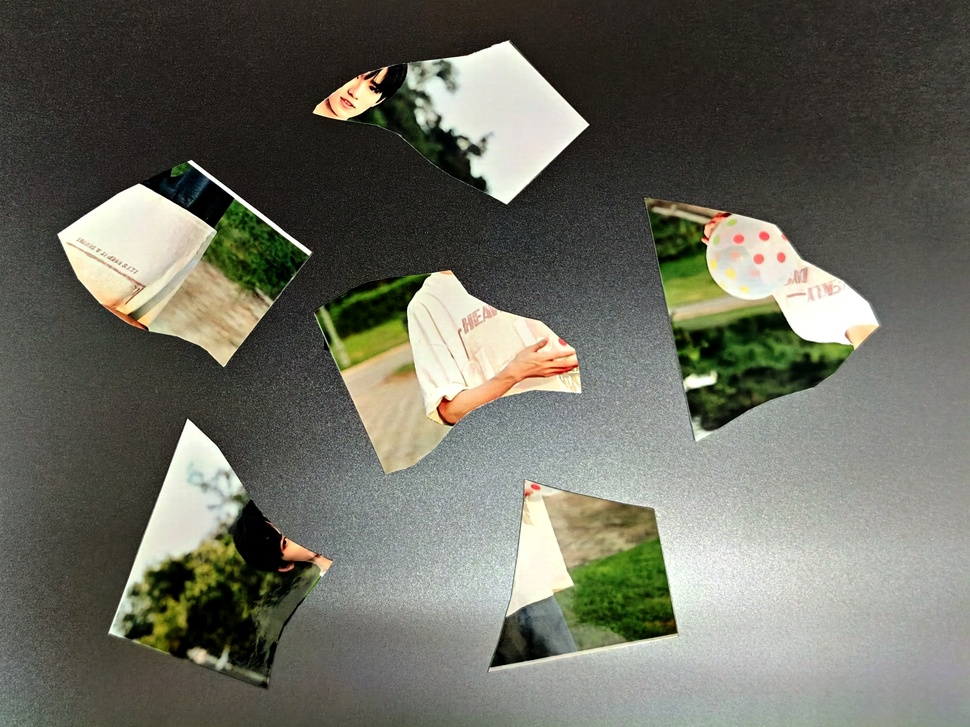
#> input picture images_data/SuiPian1.jpg, 970 x 727 px, shrunk from 2902 x 2176 before the run
$ python -i feature_extractor.py   (imports and definitions only)
#> lines starting #> are read from the running program, lines starting #| are printed output that depends on the picture
import cv2
import numpy as np

class FeatureExtractor:

    def __init__(self, image_path: str): #构造函数
#> called with image_path = 'images_data/SuiPian1.jpg'
        self.image_path = image_path #把传进来的图像路径保存为类的成员变量
        self.image = cv2.imread(image_path)
#> self.image is the input picture: shape (727, 970, 3); mean B, G, R 96.7, 108.3, 107.6

        if self.image is None:
            raise ValueError("图像读取失败，请检查路径是否正确")

        self.gray = cv2.cvtColor(self.image, cv2.COLOR_BGR2GRAY)
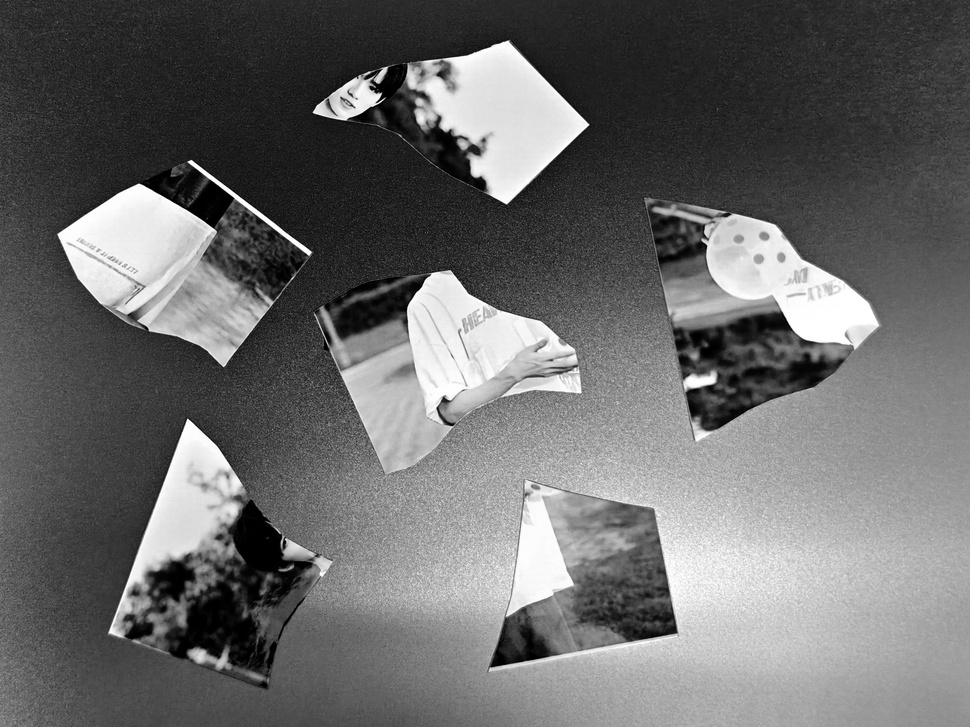
#> self.gray: shape (727, 970); min 0, max 255, mean 106.8

    #1.颜色特征（颜色直方图）
    def color_histogram(self, color_space="RGB", bins=256): #bins: 直方图维度
#> called with color_space = 'RGB', bins = 256
        if color_space == "RGB":
            img = cv2.cvtColor(self.image, cv2.COLOR_BGR2RGB)
            #计算R/G/B三个通道直方图
            hist_r = cv2.calcHist([img], [0], None, [bins], [0, 256])
#> hist_r = 256 values, max 8790 at index 255, min 778 at index 12, mean 2754.6
            hist_g = cv2.calcHist([img], [1], None, [bins], [0, 256])
#> hist_g = 256 values, max 8337 at index 37, min 655 at index 8, mean 2754.6
            hist_b = cv2.calcHist([img], [2], None, [bins], [0, 256])
#> hist_b = 256 values, max 12588 at index 0, min 85 at index 254, mean 2754.6
            #归一化（便于对比与显示）
            cv2.normalize(hist_r, hist_r)
            cv2.normalize(hist_g, hist_g)
            cv2.normalize(hist_b, hist_b)

            return hist_r, hist_g, hist_b

        else:
            raise ValueError("不支持的颜色空间")

    #2.频域特征
    # [74 lines left out: functions fourier_magnitude_spectrum, canny_edges, lbp_texture, lbp_histogram, not called in this run]

>>> result = FeatureExtractor('images_data/SuiPian1.jpg').color_histogram()

$ run again, on images_data/bicycle.jpg
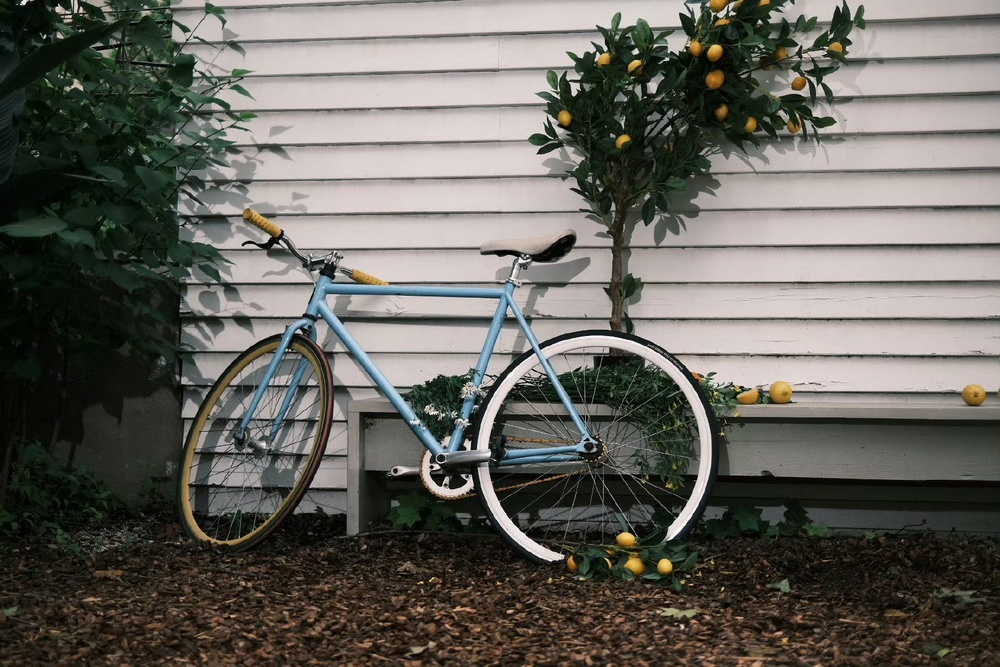
#> input picture images_data/bicycle.jpg, 1000 x 667 px, shrunk from 1620 x 1080 before the run
#> in __init__, self.image is the input picture: shape (667, 1000, 3); mean B, G, R 92.3, 98.9, 101.1
#> in __init__, `self.gray = cv2.cvtColor(self.image, cv2.COLOR_BGR2GRAY)`:
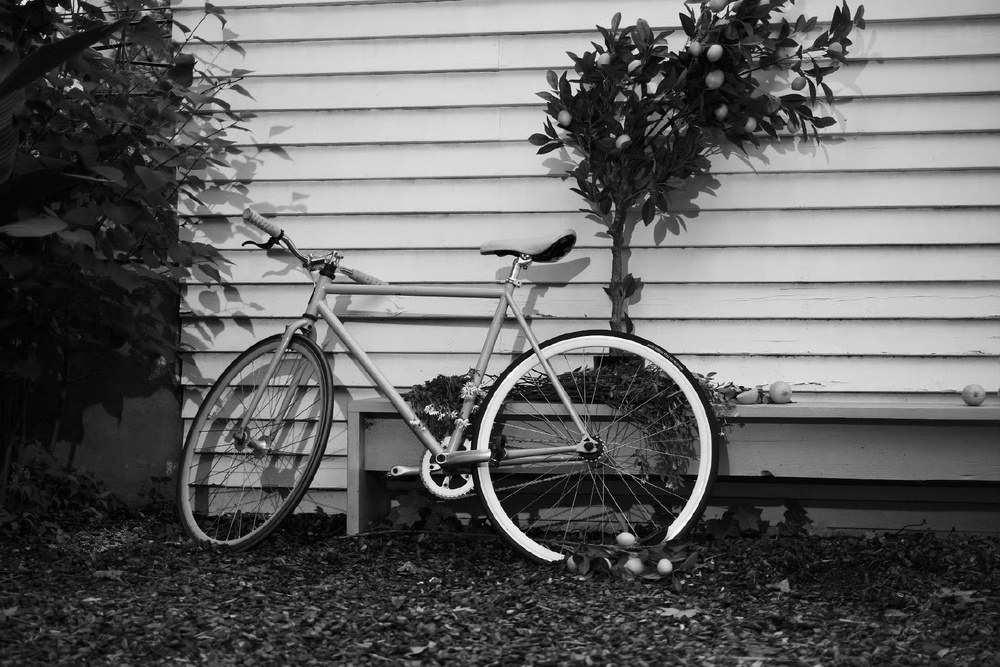
#> self.gray: shape (667, 1000); min 0, max 255, mean 98.8
#> hist_r = 256 values, max 6973 at index 20, min 12 at index 253, mean 2605.5
#> hist_g = 256 values, max 7363 at index 23, min 10 at index 252, mean 2605.5
#> hist_b = 256 values, max 9685 at index 0, min 4 at index 252, mean 2605.5

$ run again, on images_data/dog.jpg
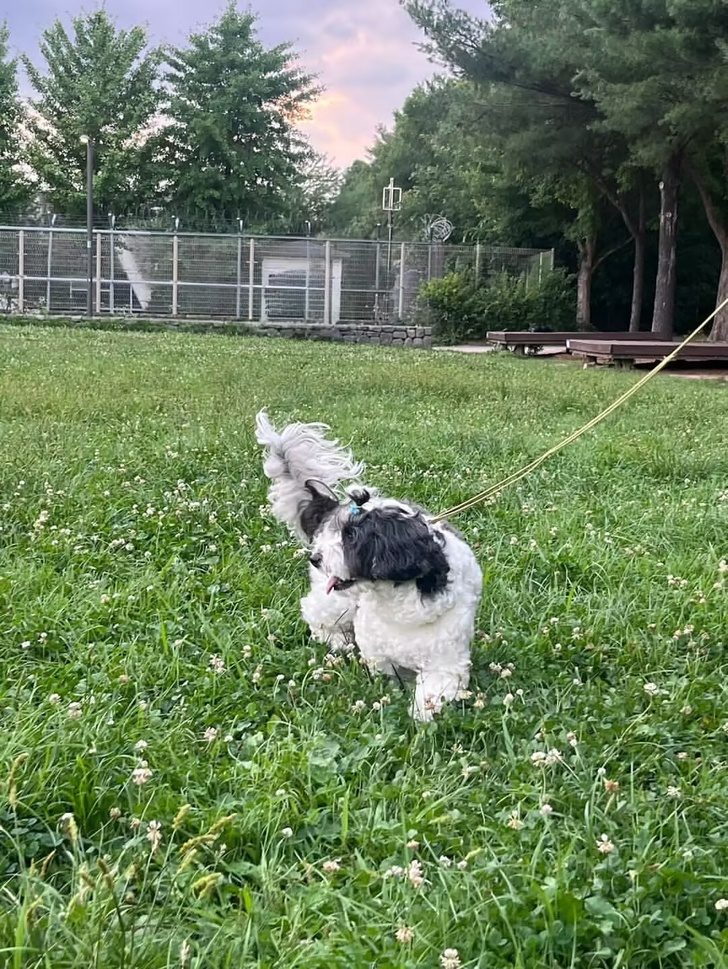
#> input picture images_data/dog.jpg, 728 x 969 px, shrunk from 1081 x 1440 before the run
#> in __init__, self.image is the input picture: shape (969, 728, 3); mean B, G, R 91.1, 127.3, 106.4
#> in __init__, `self.gray = cv2.cvtColor(self.image, cv2.COLOR_BGR2GRAY)`:
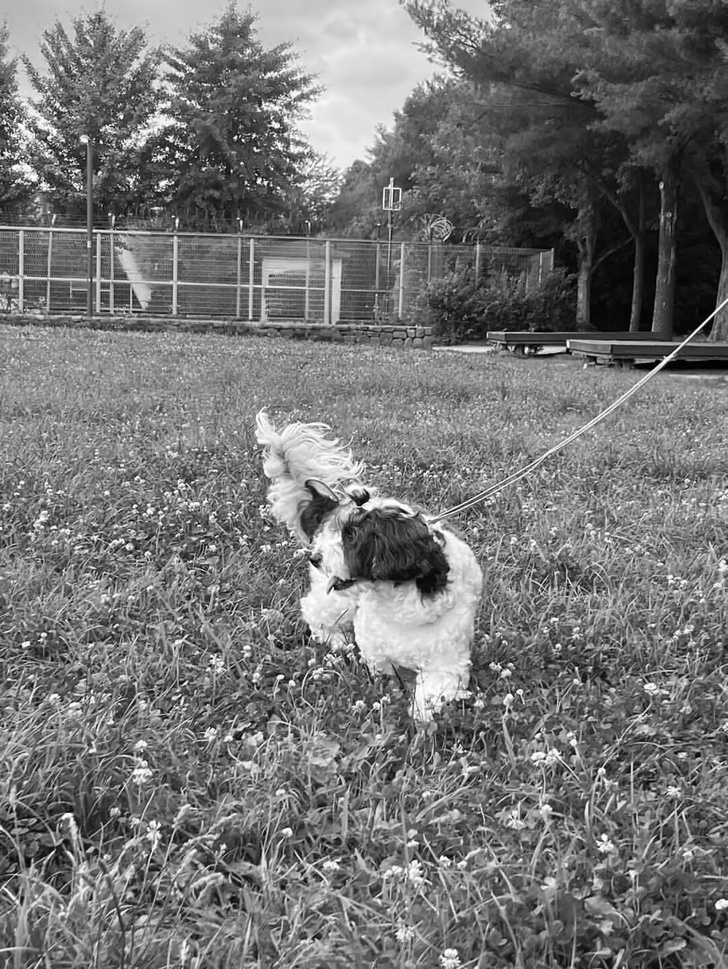
#> self.gray: shape (969, 728); min 0, max 255, mean 116.9
#> hist_r = 256 values, max 5462 at index 82, min 447 at index 253, mean 2755.6
#> hist_g = 256 values, max 5021 at index 100, min 134 at index 2, mean 2755.6
#> hist_b = 256 values, max 6825 at index 0, min 120 at index 254, mean 2755.6

$ run again, on images_data/building.jpeg
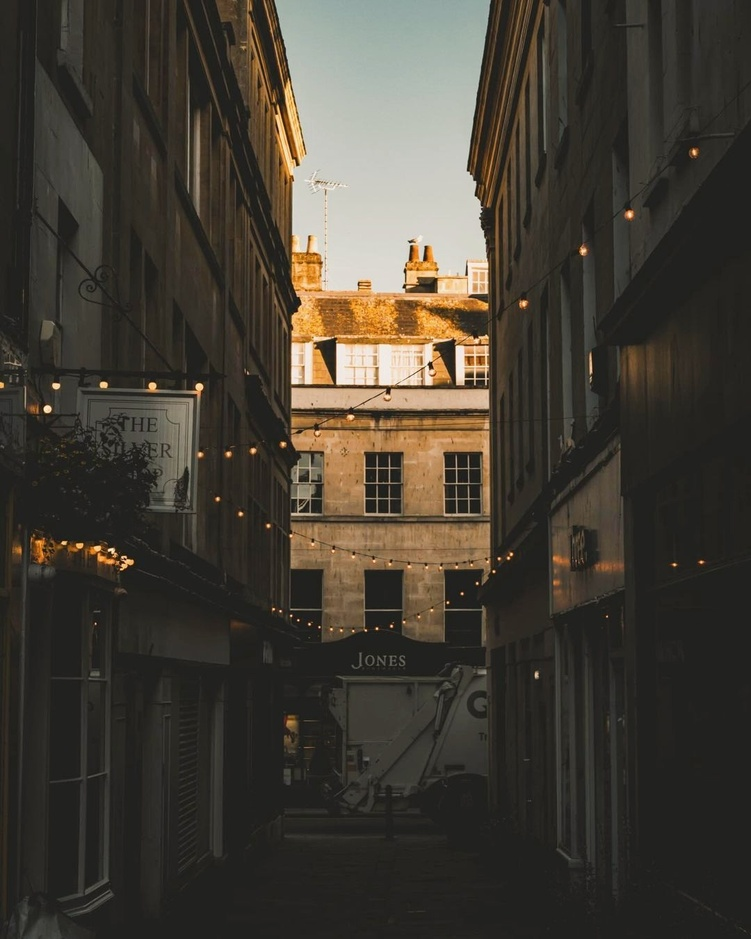
#> input picture images_data/building.jpeg, 751 x 939 px, shrunk from 1080 x 1350 before the run
#> in __init__, self.image is the input picture: shape (939, 751, 3); mean B, G, R 52.2, 61.4, 66.7
#> in __init__, `self.gray = cv2.cvtColor(self.image, cv2.COLOR_BGR2GRAY)`:
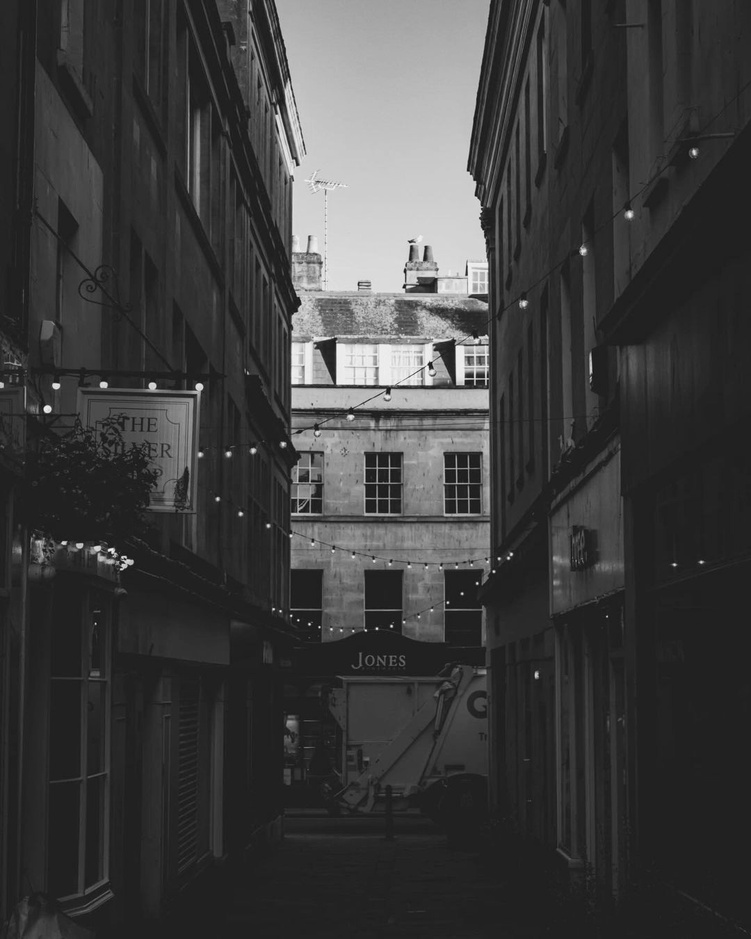
#> self.gray: shape (939, 751); min 13, max 247, mean 62
#> hist_r = 256 values, max 119461 at index 33, min 0 at index 0, mean 2754.6
#> hist_g = 256 values, max 130713 at index 33, min 0 at index 0, mean 2754.6
#> hist_b = 256 values, max 136296 at index 31, min 0 at index 236, mean 2754.6
